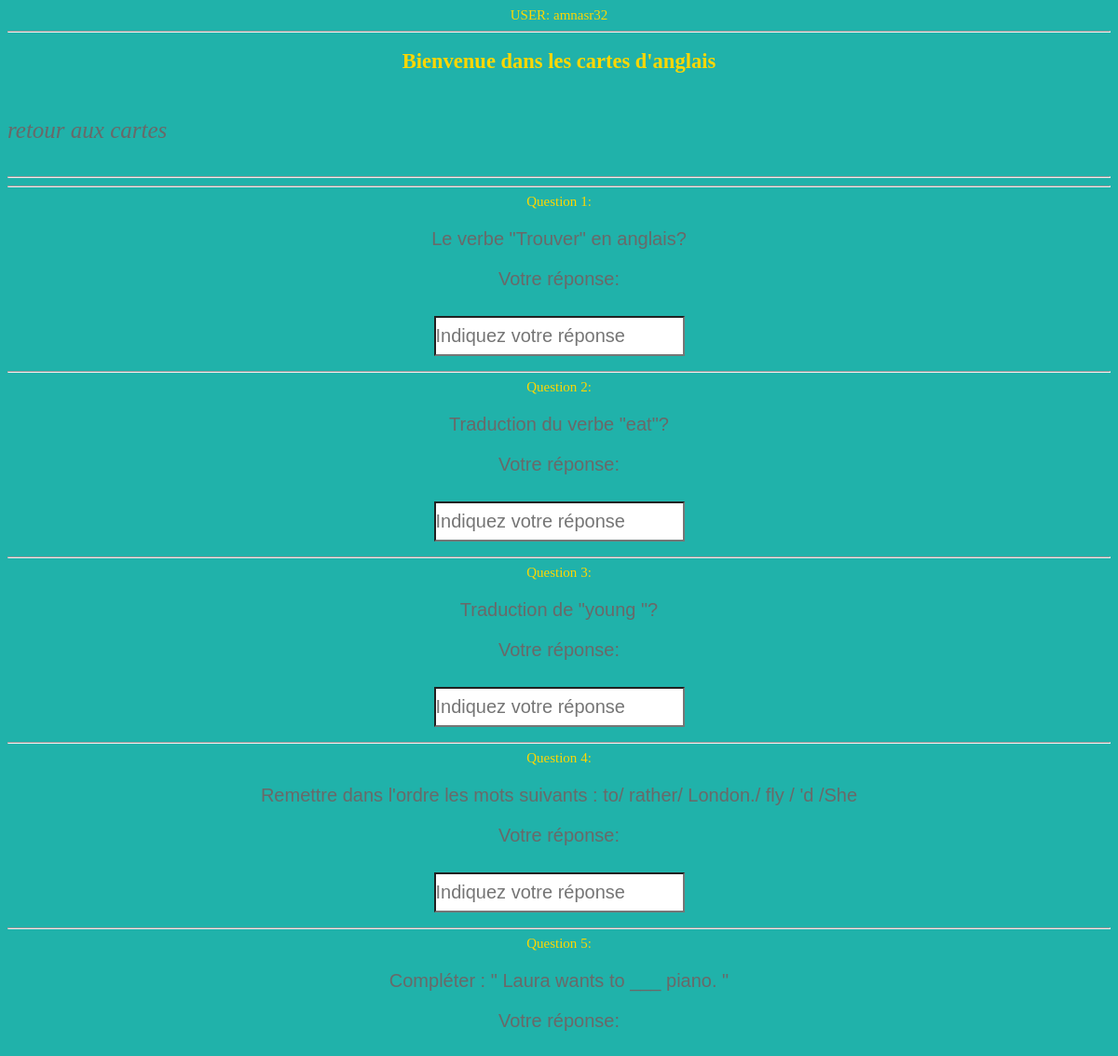
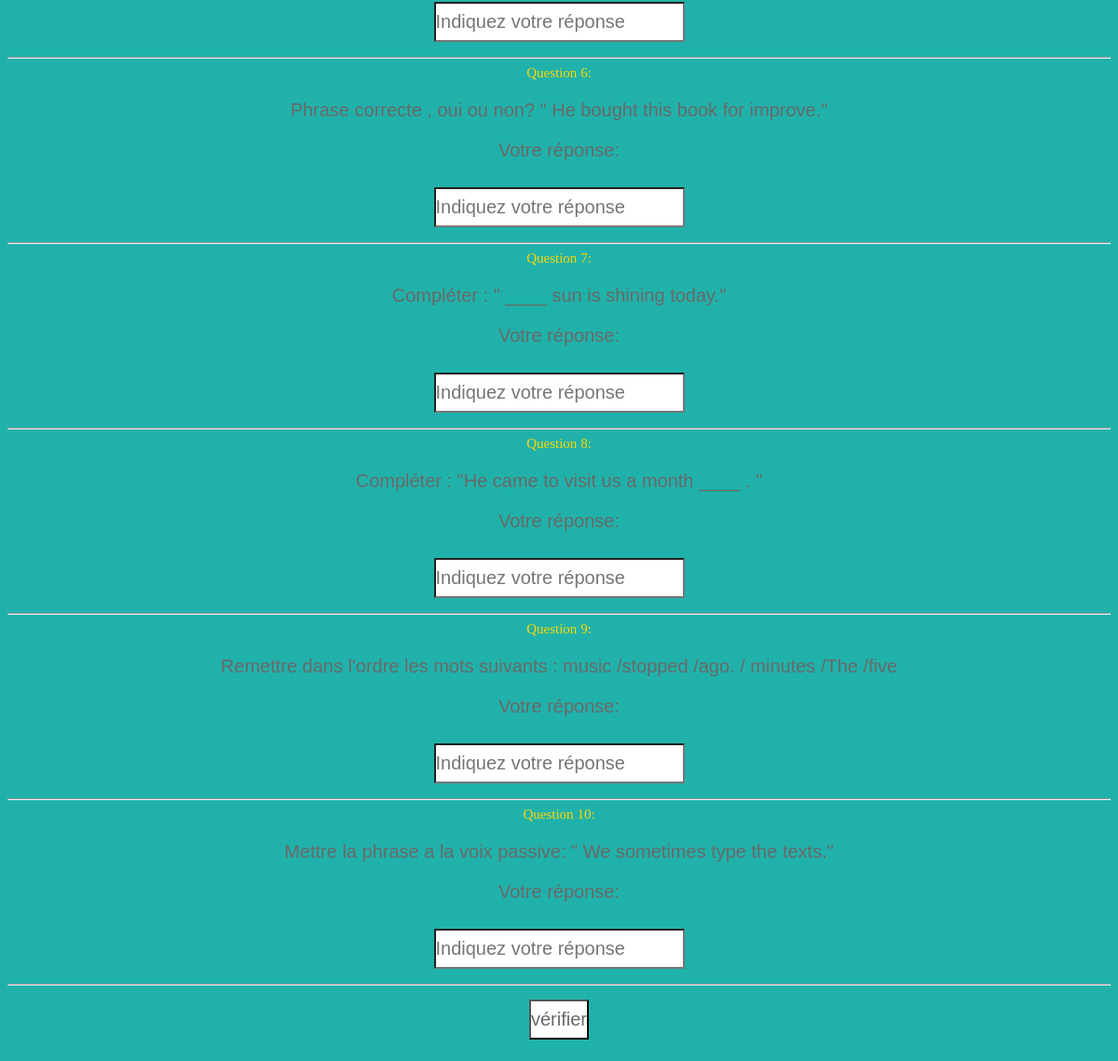
The page /cartes_anglais.php (signed in) on the database its author committed (2 pictures, top to bottom).
### tables this page shows
CREATE TABLE IF NOT EXISTS `cartes_anglais` (
  `id` int(11) NOT NULL AUTO_INCREMENT,
  `question` varchar(100) NOT NULL,
  `reponse` varchar(100) NOT NULL,
  PRIMARY KEY (`id`)
);

### cartes_anglais.php (the view, shortened to what this page needs)
<?php
if(isset($_SESSION['username'])){
echo"USER:"."   ".$_SESSION['username'];
?>
<DOCTYPE!html>
<html lang="fr">
<head>
  <link rel="stylesheet" href=" jeu.css ">
</head>
<body>
<hr/>
<h2> Bienvenue dans les cartes d'anglais <br></h2>
 <a href="membre.php" > <i> <div style="text-align:left">retour aux cartes </div></i></a>
 <hr/>
<?php
			$connect=mysqli_connect('localhost','root','','amira_base');
			$roq="SELECT * FROM cartes_anglais" ;
			$reg=mysqli_query($connect,$roq);
			$a=0;
			while($ligne=mysqli_fetch_assoc($reg)){
					$a++;
					echo"<hr>";
					echo"Question ".$a.":";
					echo "<br/>";
					?>
					<p><?php echo $ligne['question'];
					echo "<br/>";
?></p>
	<form method="POST" action="cartes_anglais.php">
	<p>Votre réponse:</p>
	<input type ="text" name="reponse[]" placeholder="Indiquez votre réponse" >
<?php
}
echo"<hr>";}
			?>
		 <input type="submit" size="20"  value="vérifier" name="submit_check">
			</form>
</body>
</html>

### jeu.css (style rules this page uses)
body { background-color:#20B2AA ; color: gold; text-align:center; font-family: italic; font-size: 15px; }
p { color:#696969; font-family: italic; }
a { padding: 50px; margin: 80px; font-weight:500; text-decoration:none; font-size: 50px; text-align: center; color:#696969; }
form input { background: white ; overflow: hidden; font-size: 20px; padding: 8px 0; margin: 8px 0 ; font-family: sans-serif; border-bottom: 20 px solid; color: #696969; }

### cartes_anglais.php (style rules this page uses)
a { text-align: center; font-family: italic; font-size: 25px; color:#696969; }
p { color:#696969; font-size: 20px; font-family: italic; font-family: sans-serif; }
h2 { color:gold; }

### rows shown on the page
cartes_anglais: question "Le verbe \"Trouver\" en anglais?"
cartes_anglais: question "Traduction du verbe \"eat\"?"
cartes_anglais: question "Traduction de \"young \"?"
cartes_anglais: question "Remettre dans l'ordre les mots suivants : to/ rather/ London./ fly / 'd /She"
cartes_anglais: question "Compléter : \" Laura wants to ___ piano. \""
cartes_anglais: question "Phrase correcte , oui ou non? \" He bought this book for improve.\""
cartes_anglais: question "Compléter : \" ____ sun is shining today.\""
cartes_anglais: question "Compléter : \"He came to visit us a month ____ . \""
cartes_anglais: question "Remettre dans l'ordre les mots suivants : music /stopped /ago. / minutes /The /five"
cartes_anglais: question "Mettre la phrase a la voix passive: \" We sometimes type the texts.\""

### other values the page prints
$_SESSION['username'] "amnasr32"
